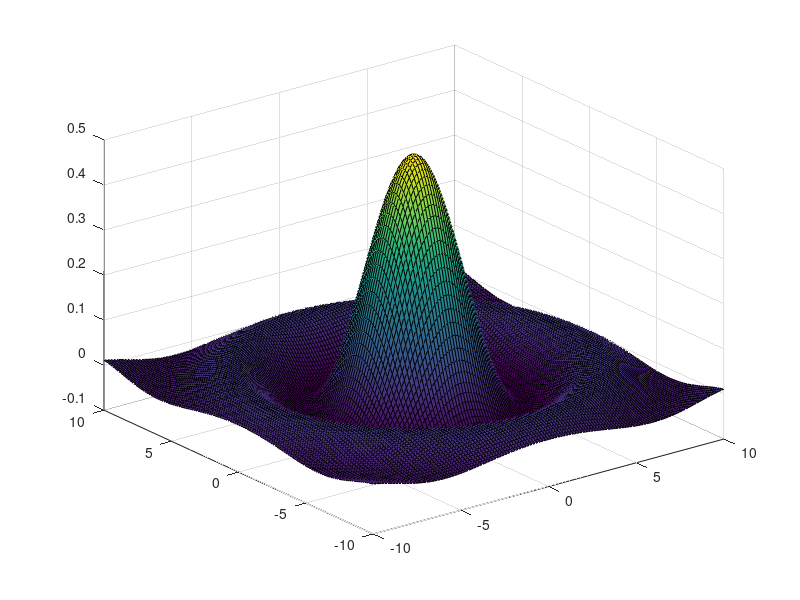

MATLAB code to generate this figure:
function Z = somb(x,y)
% function z = somb(x,y)
%   somb(x) function.
%   x and y are 1xN and 1xM arrays

    
    if nargin == 0,
        N = 127;    
        x = linspace(-10,10,N);
        y = x;
    elseif nargin == 1,
        y = x;
    end
    [X,Y] = meshgrid(x,y);
    R = sqrt(X.^2+Y.^2);
    Z = besselj(1,R)./R;
    if nargout == 0
        figure
        surf(X,Y,Z)
    end
end

